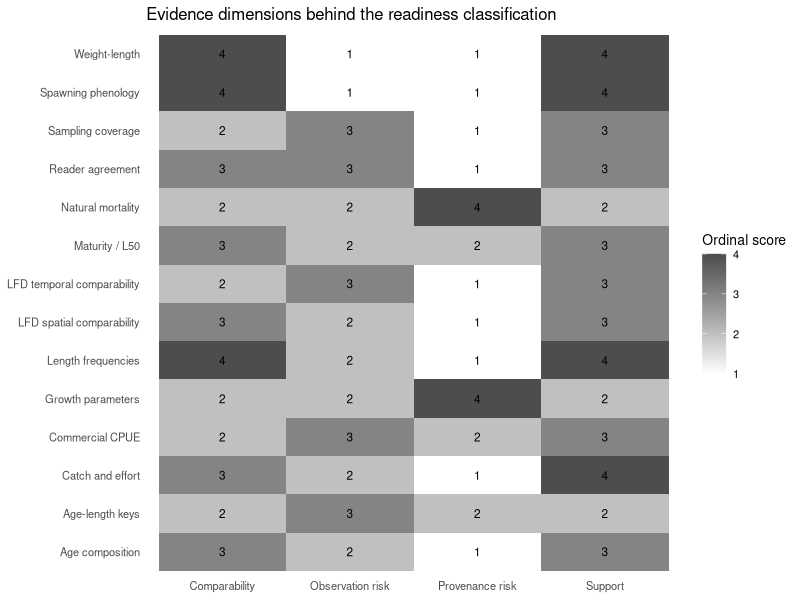
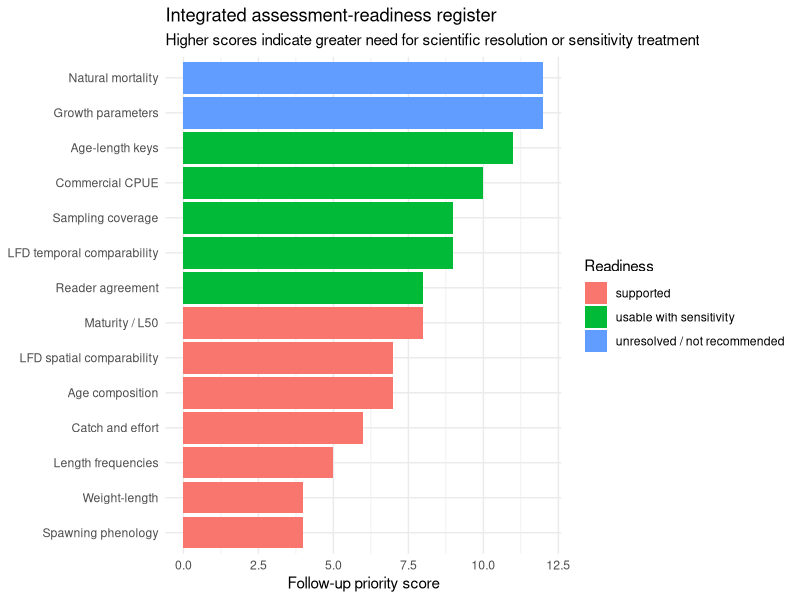

Recreate these plots in R, in order.
# Module 07: Integrated assessment-readiness review
#
# Purpose
# -------
# Synthesize the evidence developed in Modules 02-06 into an explicit,
# reproducible readiness framework. This module does NOT fit an assessment
# model. It identifies which data streams are currently defensible, which need
# sensitivity treatment, and which contain unresolved blockers.

library(ggplot2)

# -----------------------------------------------------------------------------
# 1. Evidence register
# -----------------------------------------------------------------------------

# Scores are deliberately transparent and ordinal:
# support: 1 poor, 2 limited, 3 moderate, 4 strong
# comparability: 1 poor, 2 limited, 3 moderate, 4 strong
# observation_risk: 1 low, 2 moderate, 3 high, 4 critical
# provenance_risk: 1 low, 2 moderate, 3 high, 4 critical

readiness <- data.frame(
  domain = c(
    "Catch and effort", "Commercial CPUE", "Sampling coverage",
    "Length frequencies", "LFD temporal comparability", "LFD spatial comparability",
    "Age composition", "Age-length keys", "Reader agreement",
    "Weight-length", "Maturity / L50", "Growth parameters",
    "Natural mortality", "Spawning phenology"
  ),
  module = c(2,2,2,3,4,4,5,5,5,6,6,6,6,6),
  support = c(4,3,3,4,3,3,3,2,3,4,3,2,2,4),
  comparability = c(3,2,2,4,2,3,3,2,3,4,3,2,2,4),
  observation_risk = c(2,3,3,2,3,2,2,3,3,1,2,2,2,1),
  provenance_risk = c(1,2,1,1,1,1,1,2,1,1,2,4,4,1),
  key_issue = c(
    "unit/coding problems are resolvable but protocol changes must remain documented",
    "reported and recalculated CPUE conflict in some records; catchability may change",
    "uneven area-year sampling and missing strata",
    "strong sample size but heaping, selective gears and incomplete measurement scope occur",
    "pooled trends are sensitive to changing area/gear/source composition",
    "persistent strata are available, but not all areas/gears contribute equally through time",
    "reasonable support, with sparse old-age observations",
    "some length bins and strata have weak support; historical transferability is imperfect",
    "older ages show more disagreement and recent reader drift is simulated",
    "well supported when sex/source are retained",
    "source and period differences require sensitivity treatment",
    "candidate values differ in stock, sex, period and method provenance",
    "candidate M values are method-dependent and should be treated as a sensitivity range",
    "seasonal pattern is coherent across areas and sources"
  ),
  stringsAsFactors = FALSE
)

# -----------------------------------------------------------------------------
# 2. Classification rules
# -----------------------------------------------------------------------------

# A transparent rule set avoids a single opaque 'quality score'.
# Critical provenance or observation risks can block direct use even where
# sample support is high.

classify_readiness <- function(support, comparability, observation_risk, provenance_risk) {
  if (observation_risk >= 4 || provenance_risk >= 4) {
    return("unresolved / not recommended")
  }
  if (support <= 1 || comparability <= 1) {
    return("unresolved / not recommended")
  }
  if (observation_risk >= 3 || provenance_risk >= 3 || support == 2 || comparability == 2) {
    return("usable with sensitivity")
  }
  if (support >= 3 && comparability >= 3 && observation_risk <= 2 && provenance_risk <= 2) {
    return("supported")
  }
  "usable with caveats"
}

readiness$status <- mapply(
  classify_readiness,
  readiness$support,
  readiness$comparability,
  readiness$observation_risk,
  readiness$provenance_risk
)

status_levels <- c(
  "supported",
  "usable with caveats",
  "usable with sensitivity",
  "unresolved / not recommended"
)
readiness$status <- factor(readiness$status, levels = status_levels)

# -----------------------------------------------------------------------------
# 3. Priority score for scientific follow-up
# -----------------------------------------------------------------------------

# Priority increases when support/comparability are weak and observation or
# provenance risks are high. It is a triage device, not a statistical weight.
readiness$priority_score <-
  (5 - readiness$support) +
  (5 - readiness$comparability) +
  readiness$observation_risk +
  readiness$provenance_risk

readiness$priority <- cut(
  readiness$priority_score,
  breaks = c(-Inf, 8, 11, Inf),
  labels = c("routine", "important", "high"),
  right = TRUE
)

# -----------------------------------------------------------------------------
# 4. Assessment-input gates
# -----------------------------------------------------------------------------

# These are generic evidence requirements, not model selections.
# A pathway passes only when every essential input is at least usable with
# caveats/sensitivity and none is explicitly unresolved.

status_ok <- function(x) {
  as.character(x) %in% c("supported", "usable with caveats", "usable with sensitivity")
}

lookup_status <- function(name) readiness$status[match(name, readiness$domain)]

input_gates <- data.frame(
  evidence_family = c(
    "catch history",
    "abundance index",
    "length composition",
    "age composition",
    "growth / maturity",
    "natural mortality"
  ),
  representative_domain = c(
    "Catch and effort",
    "Commercial CPUE",
    "Length frequencies",
    "Age composition",
    "Maturity / L50",
    "Natural mortality"
  ),
  stringsAsFactors = FALSE
)
input_gates$status <- readiness$status[match(input_gates$representative_domain, readiness$domain)]
input_gates$gate_open <- vapply(input_gates$status, status_ok, logical(1))

# -----------------------------------------------------------------------------
# 5. Readiness scenarios
# -----------------------------------------------------------------------------

# Rather than choosing a model, describe what information classes are currently
# defensible under increasingly demanding analysis scenarios.

scenario_matrix <- data.frame(
  scenario = c(
    "Descriptive / indicator synthesis",
    "Length-based exploratory analysis",
    "Index-based trend analysis",
    "Age-structured exploratory analysis",
    "Integrated assessment candidate"
  ),
  catch_history = c(TRUE, FALSE, FALSE, TRUE, TRUE),
  abundance_index = c(FALSE, FALSE, TRUE, TRUE, TRUE),
  length_composition = c(TRUE, TRUE, FALSE, TRUE, TRUE),
  age_composition = c(FALSE, FALSE, FALSE, TRUE, TRUE),
  growth_maturity = c(FALSE, TRUE, FALSE, TRUE, TRUE),
  natural_mortality = c(FALSE, TRUE, FALSE, TRUE, TRUE),
  stringsAsFactors = FALSE
)

family_gate <- setNames(input_gates$gate_open, input_gates$evidence_family)

scenario_matrix$all_required_gates_open <- apply(
  scenario_matrix[, -1],
  1,
  function(req) {
    needed <- names(req)[as.logical(req)]
    if (length(needed) == 0) return(TRUE)
    gate_names <- gsub("_", " ", needed)
    all(family_gate[gate_names], na.rm = FALSE)
  }
)

# Natural mortality is intentionally unresolved, so scenarios requiring it are
# flagged as not yet ready for direct implementation.

# -----------------------------------------------------------------------------
# 6. Sensitivity register
# -----------------------------------------------------------------------------

sensitivity_register <- data.frame(
  issue = c(
    "CPUE observation process",
    "sampling-design drift in pooled LFDs",
    "historical ALK transferability",
    "reader drift at older ages",
    "maturity source/period differences",
    "growth parameter provenance",
    "natural mortality"
  ),
  baseline_action = c(
    "recalculate from verified catch/effort and retain fleet/area structure",
    "use persistent-stratum or standardized comparisons alongside pooled summaries",
    "prefer contemporary/stratified ALKs where support allows",
    "exclude or sensitivity-test suspect reader-period combinations",
    "retain source/sex/period structure; avoid blind pooling",
    "prioritize target-stock contemporary estimates",
    "carry a plausible range rather than a single fixed value"
  ),
  sensitivity = c(
    "alternative CPUE definitions / exclude inconsistent records",
    "pooled versus fixed-design standardized LFD",
    "global versus area/source ALKs",
    "all reads versus stable-reader subset",
    "commercial versus survey maturity ogives",
    "alternative compatible growth parameter sets",
    "multiple M values and/or age-specific M scenarios"
  ),
  priority = c("high", "high", "important", "high", "important", "high", "high"),
  stringsAsFactors = FALSE
)

# -----------------------------------------------------------------------------
# 7. Reproducible summaries and figures
# -----------------------------------------------------------------------------

status_summary <- as.data.frame(table(readiness$status), stringsAsFactors = FALSE)
names(status_summary) <- c("status", "n_domains")

p_status <- ggplot(readiness, aes(x = reorder(domain, priority_score), y = priority_score, fill = status)) +
  geom_col() +
  coord_flip() +
  labs(
    x = NULL,
    y = "Follow-up priority score",
    fill = "Readiness",
    title = "Integrated assessment-readiness register",
    subtitle = "Higher scores indicate greater need for scientific resolution or sensitivity treatment"
  ) +
  theme_minimal(base_size = 11)

risk_long <- rbind(
  data.frame(domain = readiness$domain, dimension = "Support", value = readiness$support),
  data.frame(domain = readiness$domain, dimension = "Comparability", value = readiness$comparability),
  data.frame(domain = readiness$domain, dimension = "Observation risk", value = readiness$observation_risk),
  data.frame(domain = readiness$domain, dimension = "Provenance risk", value = readiness$provenance_risk)
)

p_matrix <- ggplot(risk_long, aes(x = dimension, y = domain, fill = value)) +
  geom_tile() +
  geom_text(aes(label = value), size = 3) +
  scale_fill_gradient(low = "white", high = "grey30", limits = c(1, 4)) +
  labs(
    x = NULL,
    y = NULL,
    fill = "Ordinal score",
    title = "Evidence dimensions behind the readiness classification"
  ) +
  theme_minimal(base_size = 10) +
  theme(panel.grid = element_blank())

# -----------------------------------------------------------------------------
# 8. Explicit stop/go statements
# -----------------------------------------------------------------------------

blockers <- readiness[as.character(readiness$status) == "unresolved / not recommended", ]

assessment_readiness_statement <- if (nrow(blockers) > 0) {
  paste0(
    "The evidence base is NOT yet ready for unconstrained assessment-model fitting. ",
    "Unresolved domains: ", paste(blockers$domain, collapse = "; "), "."
  )
} else {
  "No critical evidence blockers remain, but model-specific requirements still need evaluation."
}

# Assertions ensure the worked example actually contains the intended decision tension.
stopifnot(
  nrow(readiness) >= 12,
  any(as.character(readiness$status) == "supported"),
  any(as.character(readiness$status) == "usable with sensitivity"),
  any(as.character(readiness$status) == "unresolved / not recommended"),
  any(!scenario_matrix$all_required_gates_open)
)

print(readiness[, c("domain", "status", "priority", "key_issue")])
print(input_gates)
print(scenario_matrix)
print(sensitivity_register)
cat("\n", assessment_readiness_statement, "\n", sep = "")
